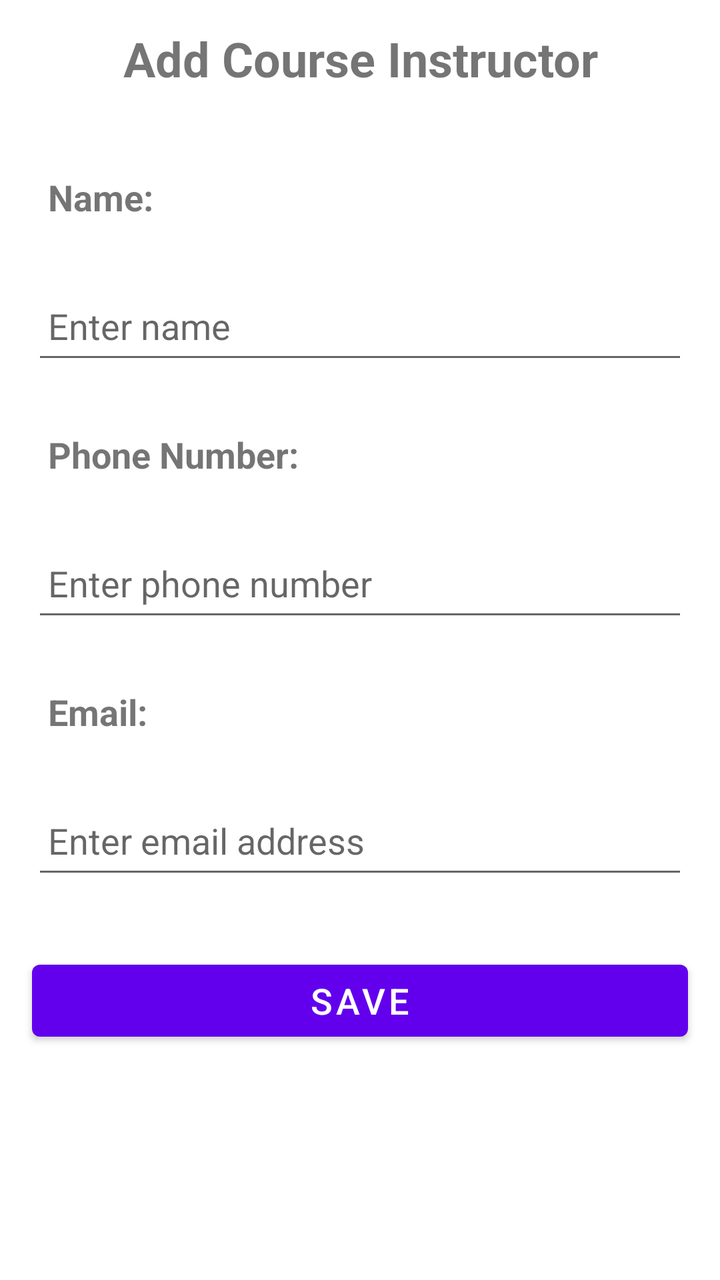
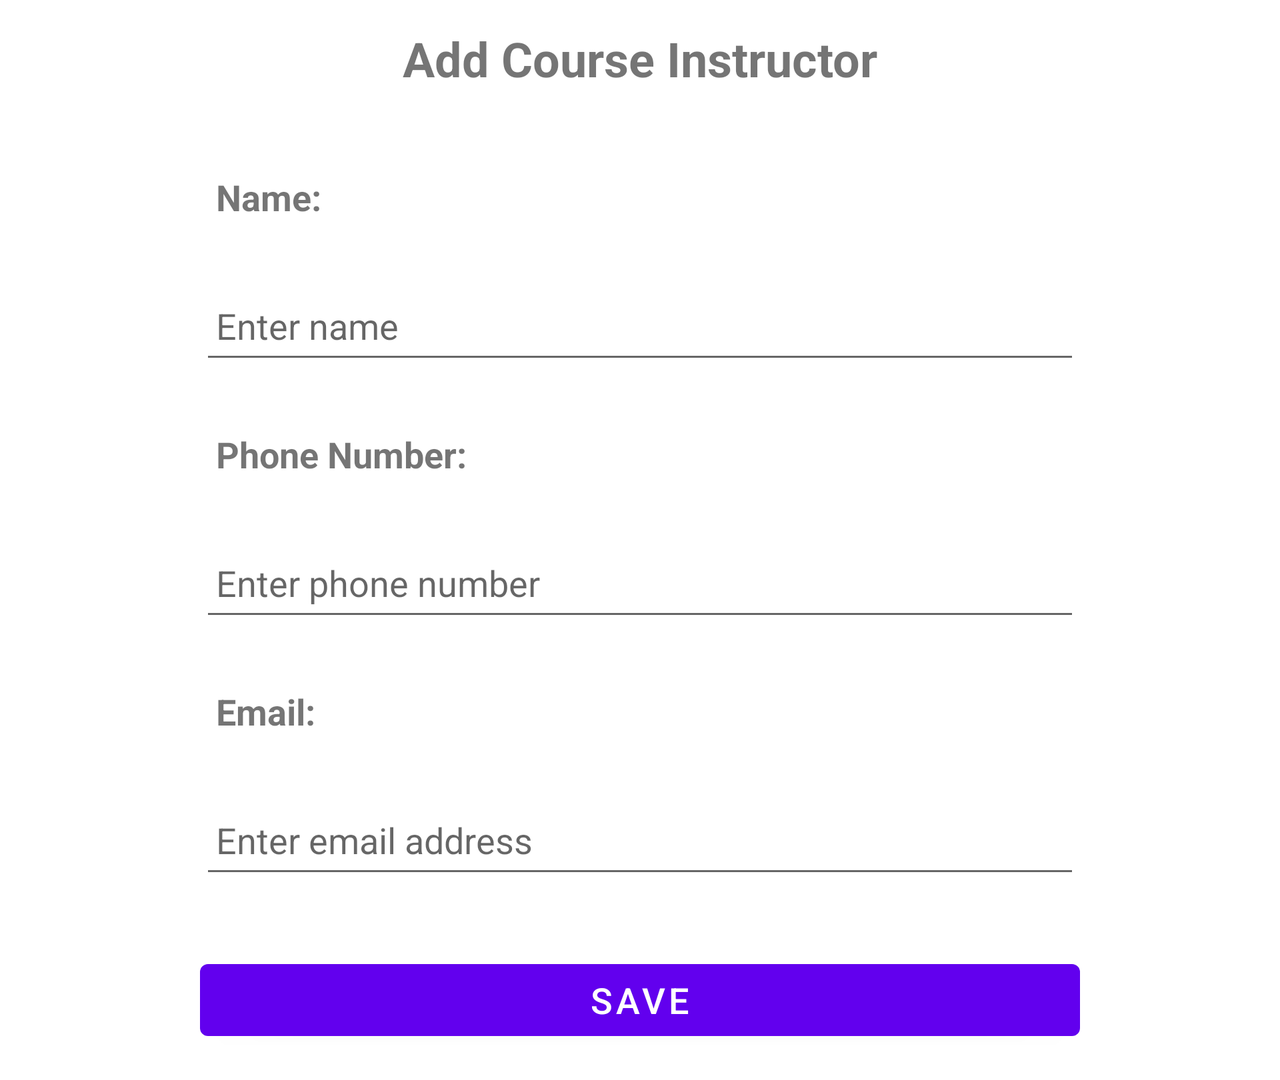

Two renders of one Android screen. The first uses the default layout on a phone; the second uses the alternative layout the repository ships for a different screen configuration, on a matching device. The two XML files are below.
<!-- AndroidManifest.xml: application theme Theme.CourseScheduler -->
<!-- res/layout/activity_add_course_instructor.xml -->
<?xml version="1.0" encoding="utf-8"?>
<layout xmlns:android="http://schemas.android.com/apk/res/android"
    xmlns:app="http://schemas.android.com/apk/res-auto"
    xmlns:tools="http://schemas.android.com/tools">

    <androidx.constraintlayout.widget.ConstraintLayout
        android:layout_width="match_parent"
        android:layout_height="match_parent"
        tools:context=".controller.AddCourseInstructorActivity">

        <TextView
            android:id="@+id/add_instructor_textview"
            style="@style/add_term_style"
            android:layout_width="395dp"
            android:layout_height="wrap_content"
            android:text="@string/add_instructor"
            app:layout_constraintEnd_toEndOf="parent"
            app:layout_constraintStart_toStartOf="parent"
            app:layout_constraintTop_toTopOf="parent" />

        <TextView
            android:id="@+id/name_textview"
            style="@style/add_term_info_style"
            android:layout_width="0dp"
            android:layout_height="wrap_content"
            android:layout_marginStart="16dp"
            android:layout_marginTop="24dp"
            android:layout_marginEnd="16dp"
            android:text="@string/name"
            android:textStyle="bold"
            app:layout_constraintEnd_toEndOf="parent"
            app:layout_constraintStart_toStartOf="parent"
            app:layout_constraintTop_toBottomOf="@+id/add_instructor_textview" />

        <TextView
            android:id="@+id/phone_textview"
            style="@style/add_term_info_style"
            android:layout_width="0dp"
            android:layout_height="wrap_content"
            android:layout_marginStart="16dp"
            android:layout_marginEnd="16dp"
            android:text="@string/phone_number"
            android:textStyle="bold"
            app:layout_constraintEnd_toEndOf="parent"
            app:layout_constraintHorizontal_bias="0.498"
            app:layout_constraintStart_toStartOf="parent"
            app:layout_constraintTop_toBottomOf="@+id/name_edittext" />

        <TextView
            android:id="@+id/email_textview"
            style="@style/add_term_info_style"
            android:layout_width="0dp"
            android:layout_height="wrap_content"
            android:layout_marginStart="16dp"
            android:layout_marginEnd="16dp"
            android:text="@string/email_address"
            android:textStyle="bold"
            app:layout_constraintEnd_toEndOf="parent"
            app:layout_constraintStart_toStartOf="parent"
            app:layout_constraintTop_toBottomOf="@+id/editTextPhone" />

        <EditText
            android:id="@+id/name_edittext"
            style="@style/add_term_info_style"
            android:layout_width="0dp"
            android:layout_height="wrap_content"
            android:layout_marginStart="16dp"
            android:layout_marginEnd="16dp"
            android:ems="10"
            android:hint="@string/enter_name"
            android:inputType="textPersonName"
            app:layout_constraintEnd_toEndOf="parent"
            app:layout_constraintStart_toStartOf="parent"
            app:layout_constraintTop_toBottomOf="@+id/name_textview" />

        <EditText
            android:id="@+id/editTextPhone"
            style="@style/add_term_info_style"
            android:layout_width="0dp"
            android:layout_height="wrap_content"
            android:layout_marginStart="16dp"
            android:layout_marginEnd="16dp"
            android:ems="10"
            android:hint="@string/enter_phone_number"
            android:inputType="phone"
            app:layout_constraintEnd_toEndOf="parent"
            app:layout_constraintStart_toStartOf="parent"
            app:layout_constraintTop_toBottomOf="@+id/phone_textview" />

        <EditText
            android:id="@+id/editTextEmail"
            style="@style/add_term_info_style"
            android:layout_width="0dp"
            android:layout_height="wrap_content"
            android:layout_marginStart="16dp"
            android:layout_marginEnd="16dp"
            android:ems="10"
            android:hint="@string/enter_email"
            android:inputType="textEmailAddress"
            app:layout_constraintEnd_toEndOf="parent"
            app:layout_constraintHorizontal_bias="0.373"
            app:layout_constraintStart_toStartOf="parent"
            app:layout_constraintTop_toBottomOf="@+id/email_textview" />

        <Button
            android:id="@+id/save_button3"
            style="@style/add_term_save_button"
            android:layout_width="0dp"
            android:layout_height="wrap_content"
            android:layout_marginTop="32dp"
            android:layout_marginBottom="16dp"
            android:text="@string/save"
            app:layout_constraintBottom_toBottomOf="parent"
            app:layout_constraintEnd_toEndOf="parent"
            app:layout_constraintStart_toStartOf="parent"
            app:layout_constraintTop_toBottomOf="@+id/editTextEmail"
            app:layout_constraintVertical_bias="0.0" />

    </androidx.constraintlayout.widget.ConstraintLayout>
</layout>
<!-- resources referenced by this layout -->
<resources>
  <string name="add_instructor">Add Course Instructor</string>
  <string name="email_address">Email: </string>
  <string name="enter_email">Enter email address</string>
  <string name="enter_name">Enter name</string>
  <string name="enter_phone_number">Enter phone number</string>
  <string name="name">"Name: "</string>
  <string name="phone_number">Phone Number: </string>
  <string name="save">Save</string>
  <style name="add_term_info_style">
          <item name="android:layout_width">wrap_content</item>
          <item name="android:layout_height">wrap_content</item>
          <item name="android:layout_marginTop">16dp</item>
          <item name="android:paddingBottom">12dp</item>
          <item name="android:paddingTop">12dp</item>
          <item name="android:paddingRight">8dp</item>
          <item name="android:paddingLeft">8dp</item>
          <item name="android:textSize">18sp</item>
      </style>
  <style name="add_term_save_button">
          <item name="android:layout_width">0dp</item>
          <item name="android:layout_height">wrap_content</item>
          <item name="android:layout_marginStart">16dp</item>
          <item name="android:layout_marginTop">24dp</item>
          <item name="android:layout_marginEnd">16dp</item>
          <item name="android:textSize">18sp</item>
      </style>
  <style name="add_term_style">
          <item name="android:layout_width">0dp</item>
          <item name="android:layout_height">wrap_content</item>
          <item name="android:layout_marginStart">8dp</item>
          <item name="android:layout_marginTop">8dp</item>
          <item name="android:layout_marginEnd">8dp</item>
          <item name="android:padding">5dp</item>
          <item name="android:textAlignment">center</item>
          <item name="android:textSize">24sp</item>
          <item name="android:textStyle">bold</item>
      </style>
  <style name="Theme.CourseScheduler" parent="Theme.MaterialComponents.DayNight.DarkActionBar">
          
          <item name="colorPrimary">@color/purple_500</item>
          <item name="colorPrimaryVariant">@color/purple_700</item>
          <item name="colorOnPrimary">@color/white</item>
          
          <item name="colorSecondary">@color/teal_200</item>
          <item name="colorSecondaryVariant">@color/teal_700</item>
          <item name="colorOnSecondary">@color/black</item>
          
          <item name="android:statusBarColor" tools:targetApi="l">?attr/colorPrimaryVariant</item>
          
      </style>
  <color name="purple_500">#FF6200EE</color>
  <color name="purple_700">#FF3700B3</color>
  <color name="white">#FFFFFFFF</color>
  <color name="teal_200">#FF03DAC5</color>
  <color name="teal_700">#FF018786</color>
  <color name="black">#FF000000</color>
</resources>
<!-- res/layout-land/activity_add_course_instructor.xml (the repository's variant of the layout above) -->
<!-- drawn on the phone turned sideways -->
<?xml version="1.0" encoding="utf-8"?>
<layout xmlns:android="http://schemas.android.com/apk/res/android"
    xmlns:app="http://schemas.android.com/apk/res-auto"
    xmlns:tools="http://schemas.android.com/tools">

    <ScrollView
        android:layout_width="match_parent"
        android:layout_height="wrap_content">

        <androidx.constraintlayout.widget.ConstraintLayout
            android:layout_width="match_parent"
            android:layout_height="wrap_content"
            tools:context=".controller.AddCourseInstructorActivity">

            <TextView
                android:id="@+id/add_instructor_textview"
                style="@style/add_term_style"
                android:layout_width="395dp"
                android:layout_height="wrap_content"
                android:text="@string/add_instructor"
                app:layout_constraintEnd_toEndOf="parent"
                app:layout_constraintStart_toStartOf="parent"
                app:layout_constraintTop_toTopOf="parent" />

            <TextView
                android:id="@+id/name_textview"
                style="@style/add_term_info_style"
                android:layout_width="0dp"
                android:layout_height="wrap_content"
                android:layout_marginStart="100dp"
                android:layout_marginTop="24dp"
                android:layout_marginEnd="100dp"
                android:text="@string/name"
                android:textStyle="bold"
                app:layout_constraintEnd_toEndOf="parent"
                app:layout_constraintStart_toStartOf="parent"
                app:layout_constraintTop_toBottomOf="@+id/add_instructor_textview" />

            <TextView
                android:id="@+id/phone_textview"
                style="@style/add_term_info_style"
                android:layout_width="0dp"
                android:layout_height="wrap_content"
                android:layout_marginStart="100dp"
                android:layout_marginEnd="100dp"
                android:text="@string/phone_number"
                android:textStyle="bold"
                app:layout_constraintEnd_toEndOf="parent"
                app:layout_constraintHorizontal_bias="0.498"
                app:layout_constraintStart_toStartOf="parent"
                app:layout_constraintTop_toBottomOf="@+id/name_edittext" />

            <TextView
                android:id="@+id/email_textview"
                style="@style/add_term_info_style"
                android:layout_width="0dp"
                android:layout_height="wrap_content"
                android:layout_marginStart="100dp"
                android:layout_marginEnd="100dp"
                android:text="@string/email_address"
                android:textStyle="bold"
                app:layout_constraintEnd_toEndOf="parent"
                app:layout_constraintStart_toStartOf="parent"
                app:layout_constraintTop_toBottomOf="@+id/editTextPhone" />

            <EditText
                android:id="@+id/name_edittext"
                style="@style/add_term_info_style"
                android:layout_width="0dp"
                android:layout_height="wrap_content"
                android:layout_marginStart="100dp"
                android:layout_marginEnd="100dp"
                android:ems="10"
                android:hint="@string/enter_name"
                android:inputType="textPersonName"
                app:layout_constraintEnd_toEndOf="parent"
                app:layout_constraintStart_toStartOf="parent"
                app:layout_constraintTop_toBottomOf="@+id/name_textview" />

            <EditText
                android:id="@+id/editTextPhone"
                style="@style/add_term_info_style"
                android:layout_width="0dp"
                android:layout_height="wrap_content"
                android:layout_marginStart="100dp"
                android:layout_marginEnd="100dp"
                android:ems="10"
                android:hint="@string/enter_phone_number"
                android:inputType="phone"
                app:layout_constraintEnd_toEndOf="parent"
                app:layout_constraintStart_toStartOf="parent"
                app:layout_constraintTop_toBottomOf="@+id/phone_textview" />

            <EditText
                android:id="@+id/editTextEmail"
                style="@style/add_term_info_style"
                android:layout_width="0dp"
                android:layout_height="wrap_content"
                android:layout_marginStart="100dp"
                android:layout_marginEnd="100dp"
                android:ems="10"
                android:hint="@string/enter_email"
                android:inputType="textEmailAddress"
                app:layout_constraintEnd_toEndOf="parent"
                app:layout_constraintHorizontal_bias="0.373"
                app:layout_constraintStart_toStartOf="parent"
                app:layout_constraintTop_toBottomOf="@+id/email_textview" />

            <Button
                android:id="@+id/save_button3"
                style="@style/add_term_save_button"
                android:layout_width="0dp"
                android:layout_height="wrap_content"
                android:layout_marginStart="100dp"
                android:layout_marginTop="32dp"
                android:layout_marginEnd="100dp"
                android:layout_marginBottom="16dp"
                android:text="@string/save"
                app:layout_constraintBottom_toBottomOf="parent"
                app:layout_constraintEnd_toEndOf="parent"
                app:layout_constraintStart_toStartOf="parent"
                app:layout_constraintTop_toBottomOf="@+id/editTextEmail"
                app:layout_constraintVertical_bias="0.0" />

        </androidx.constraintlayout.widget.ConstraintLayout>
    </ScrollView>
</layout>
